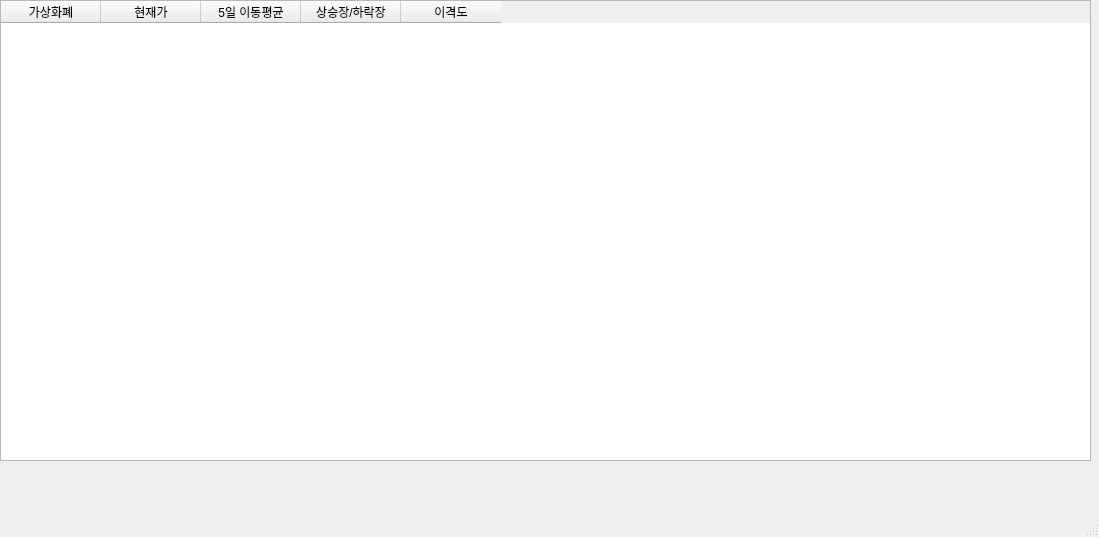
<?xml version="1.0" encoding="UTF-8"?>
<ui version="4.0">
 <class>MainWindow</class>
 <widget class="QMainWindow" name="MainWindow">
  <property name="geometry">
   <rect>
    <x>0</x>
    <y>0</y>
    <width>1099</width>
    <height>537</height>
   </rect>
  </property>
  <property name="windowTitle">
   <string>가상화폐 상승장/하락장 알리미</string>
  </property>
  <property name="windowIcon">
   <iconset>
    <normaloff>icon.png</normaloff>icon.png</iconset>
  </property>
  <widget class="QWidget" name="centralwidget">
   <widget class="QWidget" name="gridLayoutWidget">
    <property name="geometry">
     <rect>
      <x>0</x>
      <y>0</y>
      <width>1091</width>
      <height>461</height>
     </rect>
    </property>
    <layout class="QGridLayout" name="gridLayout">
     <item row="0" column="0">
      <widget class="QTableWidget" name="tableWidget">
       <column>
        <property name="text">
         <string>가상화폐</string>
        </property>
       </column>
       <column>
        <property name="text">
         <string>현재가</string>
        </property>
       </column>
       <column>
        <property name="text">
         <string>5일 이동평균</string>
        </property>
       </column>
       <column>
        <property name="text">
         <string>상승장/하락장</string>
        </property>
       </column>
       <column>
        <property name="text">
         <string>이격도</string>
        </property>
       </column>
      </widget>
     </item>
    </layout>
   </widget>
  </widget>
  <widget class="QMenuBar" name="menubar">
   <property name="geometry">
    <rect>
     <x>0</x>
     <y>0</y>
     <width>1099</width>
     <height>38</height>
    </rect>
   </property>
  </widget>
  <widget class="QStatusBar" name="statusbar"/>
 </widget>
 <resources/>
 <connections/>
</ui>
